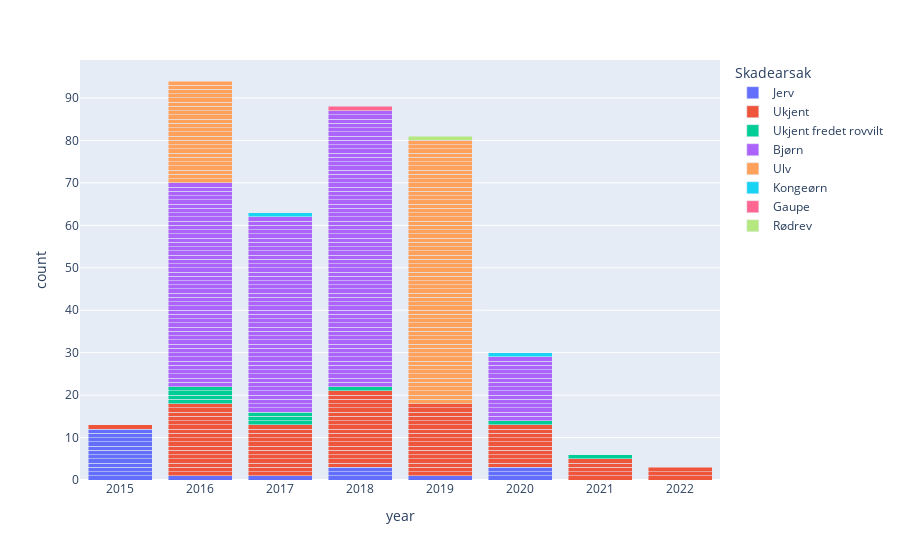

Notebook code for this chart:
### Code cell
df = df.astype({"Skadearsak": str}) # må konvertere til string for at de skal vises seperatat på kartet
#df2 = df.groupby(['year', 'Skadearsak'])['Skadearsak'].count()

fig = px.bar(df, x='year', color="Skadearsak", barmode = 'stack')
fig.show()

### Figure 1 — Plotly figure (JSON) as saved in the notebook; plotly's stock layout.template omitted (floating-point values rounded to 4 significant figures; data arrays with more than 128 entries replaced by an {"elided": "..."} marker saying what was removed)
{"data": [{"alignmentgroup": "True", "hovertemplate": "Skadearsak=Jerv<br>year=%{x}<br>count=%{y}<extra></extra>", "legendgroup": "Jerv", "marker": {"color": "#636efa", "pattern": {"shape": ""}}, "name": "Jerv", "offsetgroup": "Jerv", "orientation": "v", "showlegend": true, "textposition": "auto", "type": "bar", "x": ["2015", "2015", "2015", "2015", "2015", "2015", "2015", "2015", "2015", "2015", "2015", "2015", "2016", "2017", "2018", "2018", "2018", "2019", "2020", "2020", "2020"], "xaxis": "x", "y": [1, 1, 1, 1, 1, 1, 1, 1, 1, 1, 1, 1, 1, 1, 1, 1, 1, 1, 1, 1, 1], "yaxis": "y"}, {"alignmentgroup": "True", "hovertemplate": "Skadearsak=Ukjent<br>year=%{x}<br>count=%{y}<extra></extra>", "legendgroup": "Ukjent", "marker": {"color": "#EF553B", "pattern": {"shape": ""}}, "name": "Ukjent", "offsetgroup": "Ukjent", "orientation": "v", "showlegend": true, "textposition": "auto", "type": "bar", "x": ["2015", "2016", "2016", "2016", "2016", "2016", "2016", "2016", "2016", "2016", "2016", "2016", "2016", "2016", "2016", "2016", "2016", "2016", "2017", "2017", "2017", "2017", "2017", "2017", "2017", "2017", "2017", "2017", "2017", "2017", "2018", "2018", "2018", "2018", "2018", "2018", "2018", "2018", "2018", "2018", "2018", "2018", "2018", "2018", "2018", "2018", "2018", "2018", "2019", "2019", "2019", "2019", "2019", "2019", "2019", "2019", "2019", "2019", "2019", "2019", "2019", "2019", "2019", "2019", "2019", "2020", "2020", "2020", "2020", "2020", "2020", "2020", "2020", "2020", "2020", "2021", "2021", "2021", "2021", "2021", "2022", "2022", "2022"], "xaxis": "x", "y": [1, 1, 1, 1, 1, 1, 1, 1, 1, 1, 1, 1, 1, 1, 1, 1, 1, 1, 1, 1, 1, 1, 1, 1, 1, 1, 1, 1, 1, 1, 1, 1, 1, 1, 1, 1, 1, 1, 1, 1, 1, 1, 1, 1, 1, 1, 1, 1, 1, 1, 1, 1, 1, 1, 1, 1, 1, 1, 1, 1, 1, 1, 1, 1, 1, 1, 1, 1, 1, 1, 1, 1, 1, 1, 1, 1, 1, 1, 1, 1, 1, 1, 1], "yaxis": "y"}, {"alignmentgroup": "True", "hovertemplate": "Skadearsak=Ukjent fredet rovvilt<br>year=%{x}<br>count=%{y}<extra></extra>", "legendgroup": "Ukjent fredet rovvilt", "marker": {"color": "#00cc96", "pattern": {"shape": ""}}, "name": "Ukjent fredet rovvilt", "offsetgroup": "Ukjent fredet rovvilt", "orientation": "v", "showlegend": true, "textposition": "auto", "type": "bar", "x": ["2016", "2016", "2016", "2016", "2017", "2017", "2017", "2018", "2020", "2021"], "xaxis": "x", "y": [1, 1, 1, 1, 1, 1, 1, 1, 1, 1], "yaxis": "y"}, {"alignmentgroup": "True", "hovertemplate": "Skadearsak=Bjørn<br>year=%{x}<br>count=%{y}<extra></extra>", "legendgroup": "Bjørn", "marker": {"color": "#ab63fa", "pattern": {"shape": ""}}, "name": "Bjørn", "offsetgroup": "Bjørn", "orientation": "v", "showlegend": true, "textposition": "auto", "type": "bar", "x": {"elided": "174 str values"}, "xaxis": "x", "y": {"elided": "174 int values"}, "yaxis": "y"}, {"alignmentgroup": "True", "hovertemplate": "Skadearsak=Ulv<br>year=%{x}<br>count=%{y}<extra></extra>", "legendgroup": "Ulv", "marker": {"color": "#FFA15A", "pattern": {"shape": ""}}, "name": "Ulv", "offsetgroup": "Ulv", "orientation": "v", "showlegend": true, "textposition": "auto", "type": "bar", "x": ["2016", "2016", "2016", "2016", "2016", "2016", "2016", "2016", "2016", "2016", "2016", "2016", "2016", "2016", "2016", "2016", "2016", "2016", "2016", "2016", "2016", "2016", "2016", "2016", "2019", "2019", "2019", "2019", "2019", "2019", "2019", "2019", "2019", "2019", "2019", "2019", "2019", "2019", "2019", "2019", "2019", "2019", "2019", "2019", "2019", "2019", "2019", "2019", "2019", "2019", "2019", "2019", "2019", "2019", "2019", "2019", "2019", "2019", "2019", "2019", "2019", "2019", "2019", "2019", "2019", "2019", "2019", "2019", "2019", "2019", "2019", "2019", "2019", "2019", "2019", "2019", "2019", "2019", "2019", "2019", "2019", "2019", "2019", "2019", "2019", "2019"], "xaxis": "x", "y": [1, 1, 1, 1, 1, 1, 1, 1, 1, 1, 1, 1, 1, 1, 1, 1, 1, 1, 1, 1, 1, 1, 1, 1, 1, 1, 1, 1, 1, 1, 1, 1, 1, 1, 1, 1, 1, 1, 1, 1, 1, 1, 1, 1, 1, 1, 1, 1, 1, 1, 1, 1, 1, 1, 1, 1, 1, 1, 1, 1, 1, 1, 1, 1, 1, 1, 1, 1, 1, 1, 1, 1, 1, 1, 1, 1, 1, 1, 1, 1, 1, 1, 1, 1, 1, 1], "yaxis": "y"}, {"alignmentgroup": "True", "hovertemplate": "Skadearsak=Kongeørn<br>year=%{x}<br>count=%{y}<extra></extra>", "legendgroup": "Kongeørn", "marker": {"color": "#19d3f3", "pattern": {"shape": ""}}, "name": "Kongeørn", "offsetgroup": "Kongeørn", "orientation": "v", "showlegend": true, "textposition": "auto", "type": "bar", "x": ["2017", "2020"], "xaxis": "x", "y": [1, 1], "yaxis": "y"}, {"alignmentgroup": "True", "hovertemplate": "Skadearsak=Gaupe<br>year=%{x}<br>count=%{y}<extra></extra>", "legendgroup": "Gaupe", "marker": {"color": "#FF6692", "pattern": {"shape": ""}}, "name": "Gaupe", "offsetgroup": "Gaupe", "orientation": "v", "showlegend": true, "textposition": "auto", "type": "bar", "x": ["2018"], "xaxis": "x", "y": [1], "yaxis": "y"}, {"alignmentgroup": "True", "hovertemplate": "Skadearsak=Rødrev<br>year=%{x}<br>count=%{y}<extra></extra>", "legendgroup": "Rødrev", "marker": {"color": "#B6E880", "pattern": {"shape": ""}}, "name": "Rødrev", "offsetgroup": "Rødrev", "orientation": "v", "showlegend": true, "textposition": "auto", "type": "bar", "x": ["2019"], "xaxis": "x", "y": [1], "yaxis": "y"}], "layout": {"barmode": "stack", "legend": {"title": {"text": "Skadearsak"}, "tracegroupgap": 0}, "margin": {"t": 60}, "xaxis": {"anchor": "y", "domain": [0, 1], "title": {"text": "year"}}, "yaxis": {"anchor": "x", "domain": [0, 1], "title": {"text": "count"}}}}
